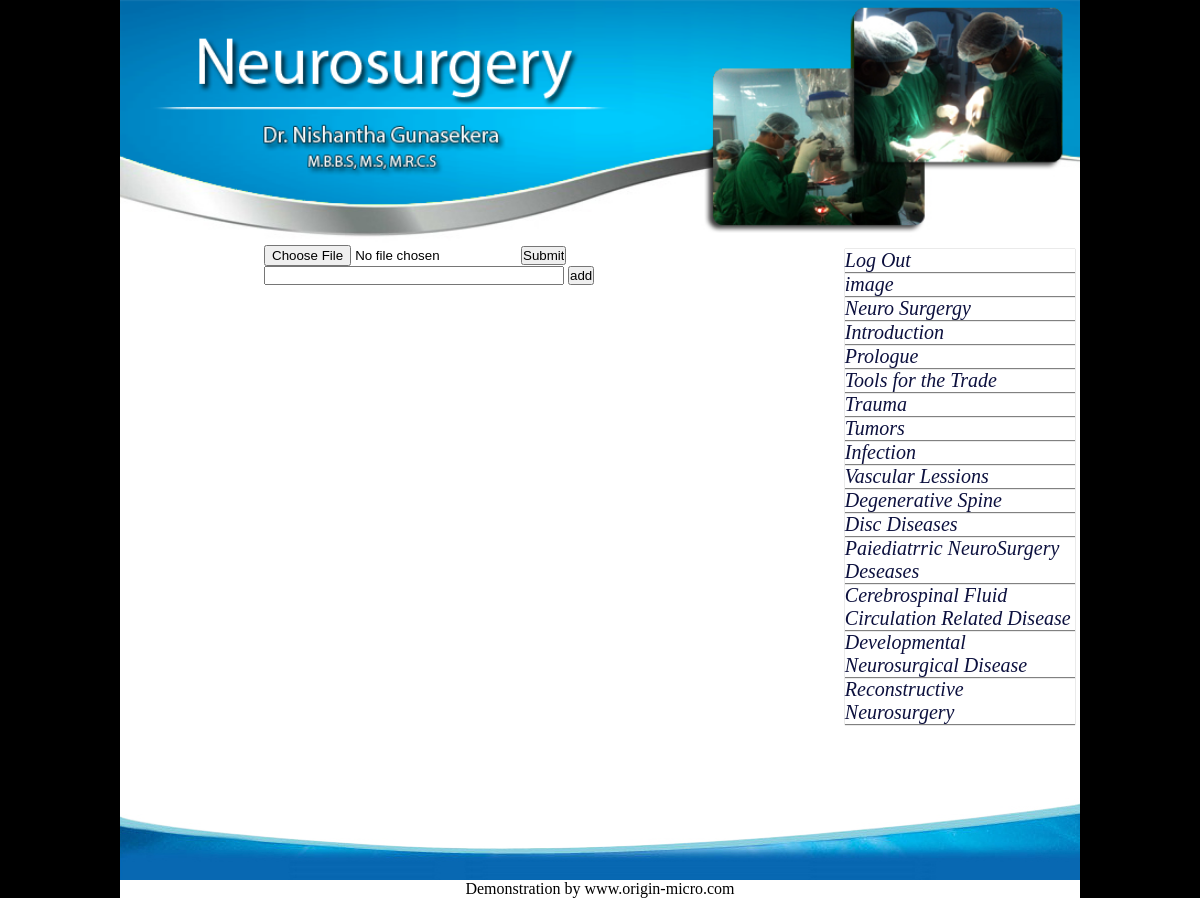
The page /cms_admin/imageup.php (signed in) on the database its author committed.
### tables this page shows
CREATE TABLE IF NOT EXISTS `menu` (
  `id` int(11) NOT NULL AUTO_INCREMENT,
  `title` varchar(100) NOT NULL,
  `ct` varchar(2) NOT NULL,
  `content` varchar(20000) NOT NULL,
  `pt` int(11) NOT NULL,
  PRIMARY KEY (`id`),
  UNIQUE KEY `id` (`id`)
);

### cms_admin/config.php (called while the page is built, shortened)
<?php
$dbname="sportunleash";
$dbuser="root";
$dbpass="p3roo7";
$dbhost="localhost";
?>

### cms_admin/db.class.php (called while the page is built, shortened)
 <?php
 class DB {
   function __Construct() {
 include("config.php");
 }
     public function processRowSet($rowSet, $singleRow=false)
     {
         $resultArray = array();
         while($row = mysql_fetch_assoc($rowSet))
         {
             array_push($resultArray, $row);
         }
         return $resultArray;
     }
public function query($sql) {
		$result = mysql_query($sql);
		return $this->processRowSet($result);
     }
 }
 ?>

### cms_admin/right.php (the view)
<div id="right">
<?php
$dpack=new DB();
$dpack->connect();
$sql="SELECT * from menu";
$data=$dpack->query($sql);
?>
   <ul id="menu">
   <li><a href="logout.php"> Log Out </a></li>
   <li><a href="imageup.php" target="blank"> image </a></li>
   <?php $i=0; while($i<count($data)) {?>
   <li>
<a href="<?php if($data[$i]['id'] == 2 ) {echo "index.php";}
elseif($data[$i]['id'] == 17 )  {echo "subpage.php?id=68&ec=";}
else {echo "page.php?id=".$data[$i]['id']."&ec=";}?>">
<?php echo $data[$i]['title'];?></a></li>
   <?php $i++; }?>
   </ul>
</div>

### cms_admin/imageup.php (shortened to what this page needs)
<html>
<?php include("config.php");
include("db.class.php");
?>
<head>
		<link rel="stylesheet" type="text/css" href="css/style.css">
</head>
<body>
		<div id="wrapper">
		        <?php include("header.php");?>
				<div id="cm">
				<?php include("leftim.php");?>
				<?php include("right.php");?>
				</div>
               <?php include("footer.php");?>
		</div>
</body>
</html>

### cms_admin/header.php
<img src="images/Banner.png" width="100%">

### cms_admin/leftim.php
<div id="left">
<?php
include("Image_adder/main.php");
?>
</div>

### cms_admin/image_adder/main.php (shortened to what this page needs)
<link rel="stylesheet" type="text/css" href="Image_adder/css/style.css" >
<div id="wrapperimg">
<?php $dirname="Image_adder/uploads/";
include("Image_adder/uploadform.php");?>
<div id="display">
   <?php include("run.php");?>
</div>
</div>

### cms_admin/image_adder/uploadform.php (shortened to what this page needs)
<form method="post" action="Image_adder/upprocess.php" enctype="multipart/form-data">
<input type="file" value="upload" name="file">
<input type="submit" >
</form>

### cms_admin/image_adder/run.php (shortened to what this page needs)
<form>
<input type="text" name="url" id="url" style="width:300px;">
<input type="submit" value="add">
</form>

### cms_admin/footer.php
<div id="footer">
	<div id="f1">
	<img src="images/Footer_Background.jpg" width="100%">
	<p align="center">Demonstration by www.origin-micro.com</p>
	</div>
</div>

### cms_admin/css/style.css (style rules this page uses)
* { margin:0; padding:0; }
body { background:black; }
#wrapper { width:80%; background:white; min-height:600px; margin:0 auto; overflow:hidden; }
a { color:black; text-decoration:none; }
#left { float:left; width:75%; min-height:10px; overflow:hidden; }
#right { float:left; width:25%; }
#menu { margin:2%; }
#cm { overflow:hidden; }
ul#menu { color: #0c103e; font-family: Lucida Grande; font-size: 20px; font-style: oblique; list-style: none outside none; }
ul#menu a { color: #0c103e; }
ul#menu li { border-bottom:solid 1px grey; box-shadow:0px 0px 1px grey; }
#footer { margin-top:60px; width:100%; }

### cms_admin/image_adder/css/style.css (style rules this page uses)
* { margin:0; padding:0; }
#wrapperimg { width:60%; margin:0 auto; }

### rows shown on the page
menu: title "Neuro Surgergy"
menu: title "Introduction"
menu: title "Prologue"
menu: title "Tools for the Trade"
menu: title "Trauma"
menu: title "Tumors"
menu: title "Infection"
menu: title "Vascular Lessions"
menu: title "Degenerative Spine"
menu: title "Disc Diseases"
menu: title "Paiediatrric NeuroSurgery Deseases"
menu: title "Cerebrospinal Fluid Circulation Related Disease"
menu: title "Developmental Neurosurgical Disease"
menu: title "Reconstructive Neurosurgery"
